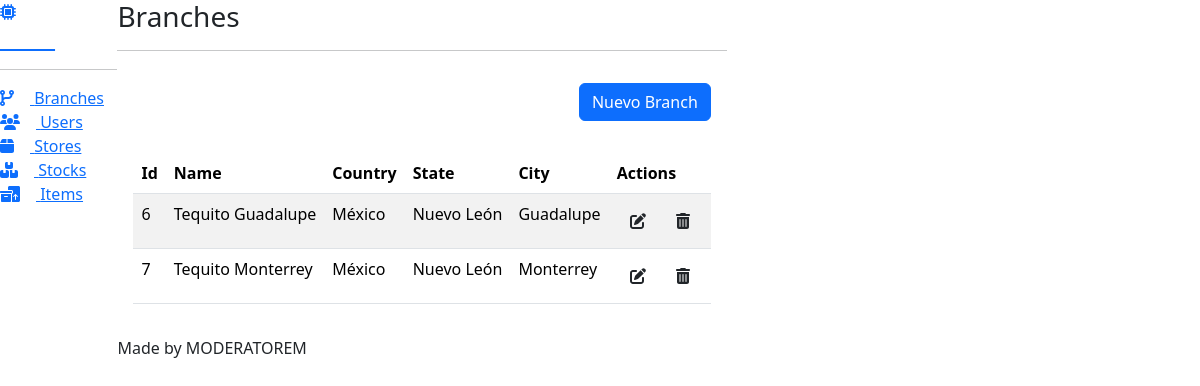
The page /branches/ on the database as committed earlier.
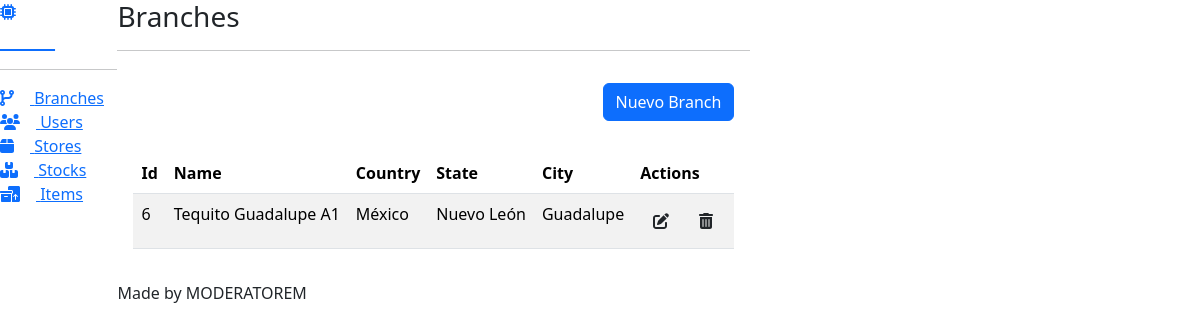
The same page on the database as committed later.
### apps/branches/models.py (models this page shows, shortened)
class Branch(Base):
    name = models.CharField("Name", max_length=50, blank=False, null=False)
    country = models.ForeignKey(
        Country, on_delete=models.CASCADE, blank=False, null=False
    )
    state = models.ForeignKey(State, on_delete=models.CASCADE, blank=False, null=False)
    city = models.ForeignKey(City, on_delete=models.CASCADE, blank=False, null=False)
    class Meta:
        verbose_name = "Branch"
        verbose_name_plural = "Branches"

class Country(Base):
    name = models.CharField("Name", max_length=50, blank=False, null=False)
    def __str__(self):
        return f"{self.name}"
    class Meta:
        verbose_name = "Country"
        verbose_name_plural = "Countries"

class State(Base):
    name = models.CharField("Name", max_length=50, blank=False, null=False)
    country = models.ForeignKey(Country, on_delete=models.CASCADE, blank=False, null=False)
    def __str__(self):
        return f"{self.name}"
    class Meta:
        verbose_name = "State"
        verbose_name_plural = "States"

class City(Base):
    name = models.CharField("Name", max_length=50, blank=False, null=False)
    state = models.ForeignKey(State, on_delete=models.CASCADE, blank=False, null=False)
    def __str__(self):
        return f"{self.name}"
    class Meta:
        verbose_name = "City"
        verbose_name_plural = "Cities"

### apps/branches/views.py (the view)
# urls.py: path("", views.ListBranches.as_view(), name="index"),
class ListBranches(generic.ListView):
    template_name = "branches/index.html"
    context_object_name = "branches"
    model = models.Branch
    queryset = model.objects.filter(is_active=True)

### templates/branches/index.html (shortened to what this page needs)
{% extends 'index.html' %}
{% block body %}
  <div class="d-flex justify-content-end align-items-center">
    <div class="col-12 text-end p-3">
      <a href="{% url 'branches:create' %}" class="btn btn-primary">Nuevo Branch</a>
    </div>
  </div>
  {% if branches %}
    <div class="d-flex justify-content-center">
      <div class="col-12 p-3">
        <table class="table patientsHeadClass table-striped">
          <thead>
            <tr>
              <th>Id</th>
              <th>Name</th>
              <th>Country</th>
              <th>State</th>
              <th>City</th>
              <th>Actions</th>
            </tr>
          </thead>
          <tbody>
            {% for branch in branches %}
              <tr>
                <td>{{ branch.id }}</td>
                <td>{{ branch.name }}</td>
                <td>{{ branch.country }}</td>
                <td>{{ branch.state }}</td>
                <td>{{ branch.city }}</td>
                <td>
                  <a href="{% url 'branches:update' branch.id %}" class="btn"><i class="fa-solid fa-pen-to-square"></i></a>
                  <button class="btn" onclick="openModal('#modal_branch','{% url 'branches:delete' branch.id %}')"><i class="fa-solid fa-trash-can"></i></button>
                </td>
              </tr>
            {% endfor %}
          </tbody>
        </table>
      </div>
    </div>
  {% else %}
    <h1>No existen branches</h1>
  {% endif %}
{% endblock %}

Rows that differ between the two databases and show on the page:
removed Branch: id "7", name "Tequito Monterrey", country "México", state "Nuevo León", city "Monterrey"
changed Branch "México": name "Tequito Guadalupe" → "Tequito Guadalupe A1"
